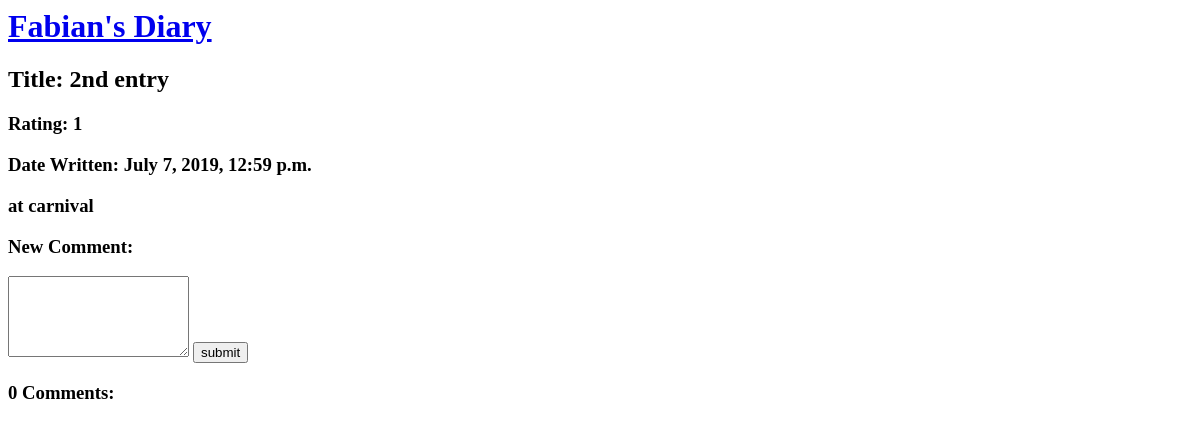
Before: /diary/3 with the older database file.
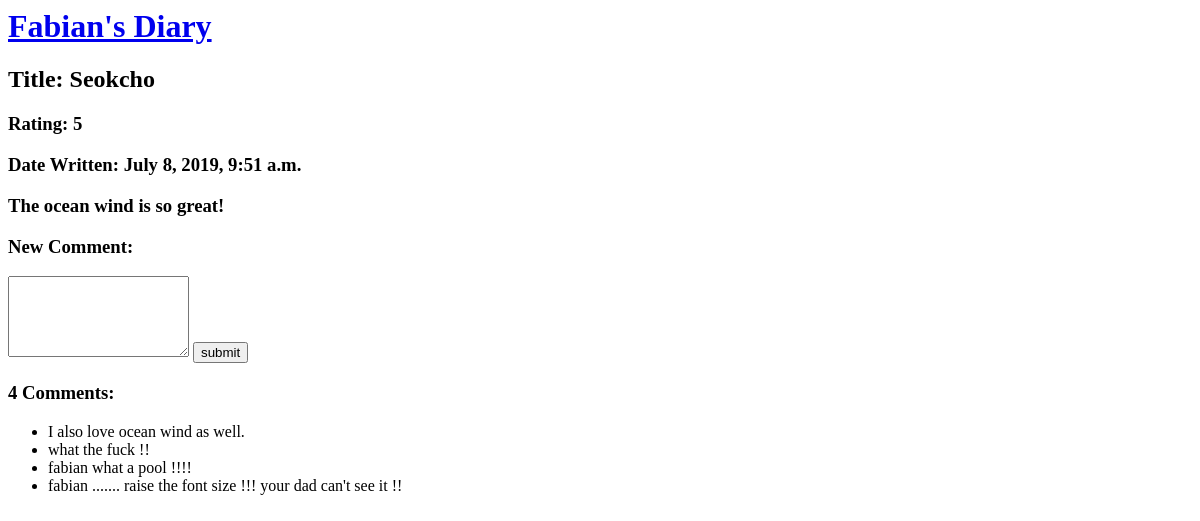
After: the same page with the newer database file.
### diary/models.py (models this page shows, shortened)
class Entry(models.Model):
    title = models.CharField(max_length = 150)
    body = models.TextField()
    rating = models.IntegerField(default=0)
    pub_date = models.DateTimeField('date written')

class Comment(models.Model):
    entry = models.ForeignKey(Entry, on_delete=models.CASCADE)
    ctxt = models.CharField(max_length = 400)
    like = models.IntegerField(default=0)
    pub_date = models.DateTimeField('date written')

### diary/views.py (the view)
# urls.py: path('<int:entry_id>', views.detail, name='detail'),
def detail(request, entry_id):
    entry = get_object_or_404(Entry, pk=entry_id)
    comment_list = entry.comment_set.order_by('-like')
    return render(request, 'diary/detail.html', {
        'entry':entry,
        'entry_id':entry_id,
        'comment_list':comment_list
   })

### diary/templates/diary/detail.html (shortened to what this page needs)
<h1><a href ='/diary'>Fabian's Diary</a></h1>
<h2>Title: {{ entry.title }}</h2>
<h3>Rating: {{ entry.rating }}</h3>
<h3>Date Written: {{ entry.pub_date }}</h3>
<h3>{{ entry.body }}</h3>
<h3>New Comment:</h3>
<form action = "{{ entry_id }}/commentsave/", method="POST">
    <textarea rows=5 cols=20 name="ctxt"></textarea>
    <input type="submit" value="submit">
</form>
<h3>{{ comment_list.count }} Comments:</h3>
<ul>
{% for comment in comment_list %}
    <li>{{ comment.ctxt }}</li>
{% endfor %}
</ul>

Changed rows visible on the page:
changed Entry: title "2nd entry" → "Seokcho"; rating "1" → "5"; pub_date "July 7, 2019, 12:59 p.m." → "July 8, 2019, 9:51 a.m."; body "at carnival" → "The ocean wind is so great!"
added Comment: ctxt "I also love ocean wind as well."
added Comment: ctxt "what the fuck !!"
added Comment: ctxt "fabian what a pool !!!!"
added Comment: ctxt "fabian ....... raise the font size !!! your dad can't see it !!"
Other visible differences:
{{ comment_list.count }}: "0" → "4"
